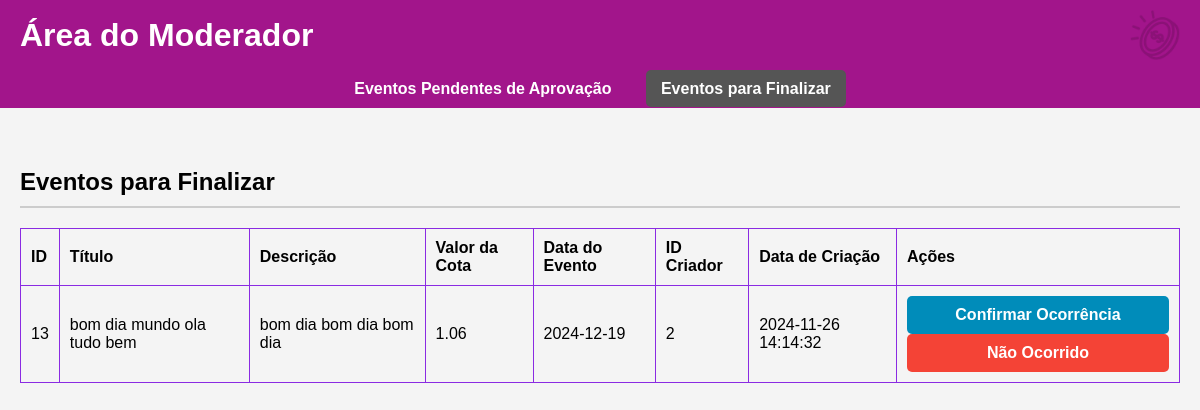
/moderador_dashboard?view=finalizar, run on an earlier commit of the app's database.
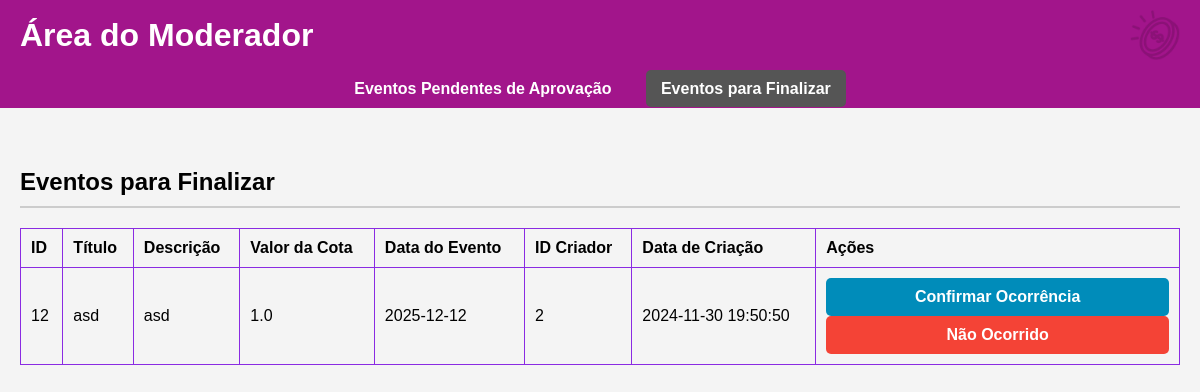
And on a later commit of the database.
### tables this page shows
CREATE TABLE eventos (
        id INTEGER PRIMARY KEY AUTOINCREMENT,
        titulo TEXT NOT NULL,
        descricao TEXT NOT NULL,
        valor_cota REAL NOT NULL CHECK (valor_cota >= 1.00),
        data_evento DATE NOT NULL,
        data_inicio_apostas DATE NOT NULL,
        data_fim_apostas DATE NOT NULL,
        status TEXT NOT NULL DEFAULT 'pendente',
        id_criador INTEGER NOT NULL,
        data_criacao TIMESTAMP DEFAULT CURRENT_TIMESTAMP,
        FOREIGN KEY (id_criador) REFERENCES usuarios(id) ON DELETE CASCADE
    );

### app.py (the view)
@app.route('/moderador_dashboard', methods=['GET'])
def moderador_dashboard():
    view = request.args.get('view', 'pendentes')
    if view == 'pendentes':
        status_filter = 'pendente'
    elif view == 'finalizar':
        status_filter = 'aprovado'
    else:
        status_filter = 'pendente'
    with sqlite3.connect(database_path) as conn:
        conn.row_factory = sqlite3.Row  # Configura para acessar colunas por nome
        eventos = conn.execute('SELECT * FROM eventos WHERE status = ?', (status_filter,)).fetchall()
    return render_template('area_moderador.html', eventos=eventos, view=view)

### templates/area_moderador.html (shortened to what this page needs)
<!DOCTYPE html>
<html lang="pt-br">
<head>
    <link rel="stylesheet" href="/static/css/area_moderacao.css">
</head>
<body>
    <header>
        <h1>Área do Moderador</h1>
        <img src="/static/images/logo.png" alt="Logo" class="logo">
    </header>
    <nav class="menustrip">
        <ul>
            <li><a href="{{ url_for('moderador_dashboard', view='pendentes') }}" {% if view == 'pendentes' %}class="active"{% endif %}>Eventos Pendentes de Aprovação</a></li>
            <li><a href="{{ url_for('moderador_dashboard', view='finalizar') }}" {% if view == 'finalizar' %}class="active"{% endif %}>Eventos para Finalizar</a></li>
        </ul>
    </nav>
    <main>
        {% if view == 'pendentes' %}
        <section class="pending-approval">
            <h2>Eventos Pendentes de Aprovação</h2>
            <table>
                <thead>
                    <tr>
                        <th>ID</th>
                        <th>Título</th>
                        <th>Descrição</th>
                        <th>Valor da Cota</th>
                        <th>Data do Evento</th>
                        <th>ID Criador</th>
                        <th>Data de Criação</th>
                        <th>Ações</th>
                    </tr>
                </thead>
                <tbody>
                    {% for evento in eventos %}
                    <tr id="event-{{ evento.id }}">
                        <td>{{ evento.id }}</td>
                        <td>{{ evento.titulo }}</td>
                        <td>{{ evento.descricao }}</td>
                        <td>{{ evento.valor_cota }}</td>
                        <td>{{ evento.data_evento }}</td>
                        <td>{{ evento.id_criador }}</td>
                        <td>{{ evento.data_criacao }}</td>
                        <td>
                            <button type="button" onclick="handleEventAction('{{ evento.id }}', 'aprovar')" class="approve-btn">Aprovar</button>
                            <button type="button" onclick="abrirModalReprovar('{{ evento.id }}')" class="reject-btn">Reprovar</button>
                        </td>
                    </tr>
                    {% endfor %}
                </tbody>
            </table>
        </section>
        {% elif view == 'finalizar' %}
        <section class="events-to-finalize">
            <h2>Eventos para Finalizar</h2>
            <table>
                <thead>
                    <tr>
                        <th>ID</th>
                        <th>Título</th>
                        <th>Descrição</th>
                        <th>Valor da Cota</th>
                        <th>Data do Evento</th>
                        <th>ID Criador</th>
                        <th>Data de Criação</th>
                        <th>Ações</th>
                    </tr>
                </thead>
                <tbody>
                    {% for evento in eventos %}
                    <tr id="event-{{ evento.id }}">
                        <td>{{ evento.id }}</td>
                        <td>{{ evento.titulo }}</td>
                        <td>{{ evento.descricao }}</td>
                        <td>{{ evento.valor_cota }}</td>
                        <td>{{ evento.data_evento }}</td>
                        <td>{{ evento.id_criador }}</td>
                        <td>{{ evento.data_criacao }}</td>
                        <td>
                            <button type="button" onclick="handleEventAction('{{ evento.id }}', 'confirmar')" class="confirm-btn">Confirmar Ocorrência</button>
                            <button type="button" onclick="handleEventAction('{{ evento.id }}', 'nao_ocorrido')" class="not-occurred-btn">Não Ocorrido</button>
                        </td>
                    </tr>
                    {% endfor %}
                </tbody>
            </table>
        </section>
        {% endif %}
    </main>
</body>
</html>

### static/css/area_moderacao.css (style rules this page uses)
body { font-family: Arial, sans-serif; margin: 0; padding: 0; background-color: #f4f4f4; }
header { background-color: #A2158B; color: white; padding: 10px 20px; display: flex; justify-content: space-between; align-items: center; }
header .logo { height: 50px; width: auto; margin-left: auto; }
header h1 { margin: 0; }
nav a { color: #8A2BE2; text-decoration: none; }
main { padding: 20px; }
h2 { border-bottom: 2px solid #ccc; padding-bottom: 10px; }
table { width: 100%; border-collapse: collapse; margin-bottom: 20px; }
table, th, td { border: 1px solid #8A2BE2; }
th, td { padding: 10px; text-align: left; }
button { width: 100%; padding: 10px; background-color: #f0f0f0; border: none; border-radius: 5px; cursor: pointer; font-size: 16px; font-weight: bold; }
.confirm-btn { background-color: #008CBA; color: white; }
.not-occurred-btn { background-color: #f44336; color: white; }
nav.menustrip { background-color: #A2158B; padding: 10px; text-align: center; margin-bottom: 20px; }
nav.menustrip ul { list-style-type: none; padding: 0; margin: 0; }
nav.menustrip ul li { display: inline; margin-right: 15px; }
nav.menustrip ul li a { color: white; text-decoration: none; font-weight: bold; padding: 10px 15px; border-radius: 5px; }
nav.menustrip ul li a.active, nav.menustrip ul li a:hover { background-color: #555; }

What changed in the data, as far as the page shows it:
removed eventos: id "13", titulo "bom dia mundo ola tudo bem", descricao "bom dia bom dia bom dia", valor_cota "1.06", data_evento "2024-12-19", id_criador "2", data_criacao "2024-11-26 14:14:32"
now on this page (row edited): eventos: id "12", titulo "asd", descricao "asd", valor_cota "1.0", data_evento "2025-12-12", id_criador "2", data_criacao "2024-11-30 19:50:50"
